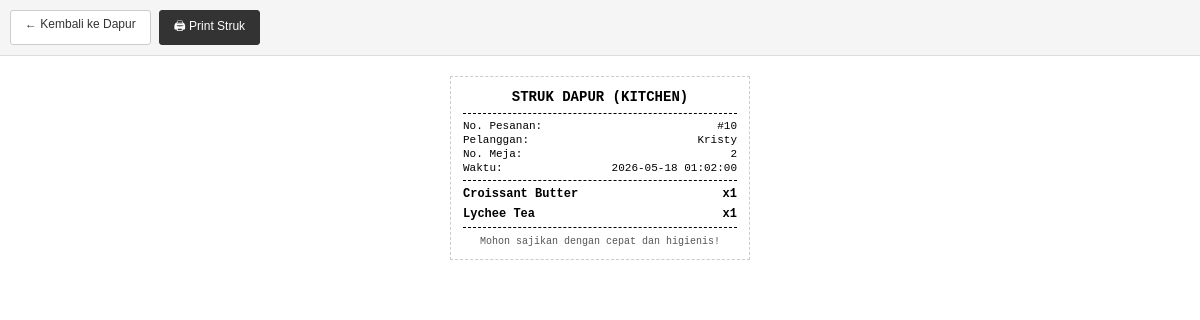
/dapur_struk.php?id=10 (signed in), run on the app's committed database.
### tables this page shows
CREATE TABLE `tb_pesanan` (
  `id_pesanan` int NOT NULL,
  `nama_pelanggan` varchar(200) NOT NULL,
  `no_meja` int NOT NULL,
  `total_harga` int NOT NULL,
  `status_bayar` enum('belum_bayar','lunas') NOT NULL,
  `status_pesanan` enum('proses','selesai') NOT NULL,
  `tgl_pesanan` varchar(200) NOT NULL,
  `uang_bayar` int NOT NULL,
  `nama_kasir` varchar(200) NOT NULL,
  `metode_bayar` enum('tunai','qris','transfer','kartu') NOT NULL DEFAULT 'tunai'
);

CREATE TABLE `tb_detail_pesanan` (
  `id_detail` int NOT NULL,
  `id_pesanan` int NOT NULL,
  `id_menu` int NOT NULL,
  `jumlah` int NOT NULL,
  `subtotal` int NOT NULL,
  `catatan` text
);

CREATE TABLE `tb_menu` (
  `id_menu` int NOT NULL,
  `nama_menu` varchar(100) NOT NULL,
  `kategori` enum('makanan','minuman') NOT NULL,
  `harga` int NOT NULL,
  `stok` int NOT NULL
);

### dapur_struk.php (the view, shortened to what this page needs)
<?php
include 'function/connect.php';
$id = intval($_GET['id'] ?? 0);
$pesanan = mysqli_fetch_assoc(mysqli_query($koneksi, "SELECT * FROM tb_pesanan WHERE id_pesanan=$id"));
$details = mysqli_query(
    $koneksi,
    "SELECT d.id_menu, d.jumlah, m.nama_menu, d.catatan
     FROM tb_detail_pesanan d
     JOIN tb_menu m ON d.id_menu = m.id_menu
     WHERE d.id_pesanan = $id"
);
?>
<!DOCTYPE html>
<html lang="id">
<head>
</head>
<body>
    <div class="no-print">
        <a href="dapur.php">← Kembali ke Dapur</a>
        <button class="cetak" onclick="window.print()">🖨 Print Struk</button>
    </div>
    <div class="struk">
        <div class="judul">STRUK DAPUR (KITCHEN)</div>
        <hr class="garis">
        <div class="info-row"><span>No. Pesanan:</span> <span>#<?= $pesanan['id_pesanan'] ?></span></div>
        <div class="info-row"><span>Pelanggan:</span> <span><?= htmlspecialchars($pesanan['nama_pelanggan']) ?></span></div>
        <div class="info-row"><span>No. Meja:</span> <span><?= htmlspecialchars($pesanan['no_meja']) ?></span></div>
        <div class="info-row"><span>Waktu:</span> <span><?= htmlspecialchars($pesanan['tgl_pesanan']) ?></span></div>
        <hr class="garis">
        <?php while ($row = mysqli_fetch_assoc($details)): ?>
            <div class="item">
                <div class="item-header">
                    <span><?= htmlspecialchars($row['nama_menu']) ?></span>
                    <span>x<?= $row['jumlah'] ?></span>
                </div>
            </div>
        <?php endwhile; ?>
        <hr class="garis">
        <div style="text-align: center; font-size: 10px; margin-top: 8px; color: #555;">
            Mohon sajikan dengan cepat dan higienis!
        </div>
    </div>
</body>
</html>

### dapur_struk.php (style rules this page uses)
* { margin: 0; padding: 0; box-sizing: border-box; }
body { font-family: 'Courier New', monospace; font-size: 12px; background: #fff; padding: 0; }
.no-print { padding: 10px; background: #f5f5f5; border-bottom: 1px solid #ddd; display: flex; gap: 8px; }
.no-print button, .no-print a { padding: 6px 14px; font-size: 12px; border-radius: 3px; cursor: pointer; border: 1px solid #ccc; background: #fff; text-decoration: none; color: #333; font-family: sans-serif; }
.no-print button.cetak { background: #333; color: #fff; border-color: #333; }
.struk { width: 300px; margin: 20px auto; padding: 12px; border: 1px dashed #ccc; }
.judul { text-align: center; font-size: 14px; font-weight: bold; margin-bottom: 8px; }
.garis { border: none; border-top: 1px dashed #000; margin: 6px 0; }
.info-row { display: flex; justify-content: space-between; font-size: 11px; margin-bottom: 2px; }
.item { font-size: 12px; margin-bottom: 6px; }
.item-header { display: flex; justify-content: space-between; font-weight: bold; }

### data on the page
tb_pesanan: id_pesanan "10", nama_pelanggan "Kristy", no_meja "2", tgl_pesanan "2026-05-18 01:02:00"
tb_detail_pesanan: id_menu.nama_menu "Croissant Butter", jumlah "1"
tb_detail_pesanan: id_menu.nama_menu "Lychee Tea", jumlah "1"
